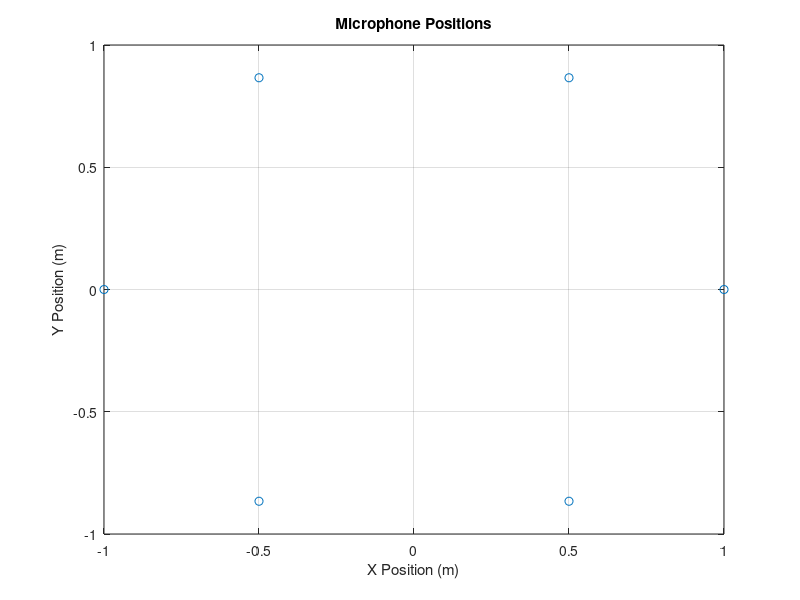

MATLAB code for this plot: (Note: this script raises an error after producing the figure.)
clc;
clear all;
close all;
%% Parameters for Circular Microphone Array
N = 6;                      % Number of microphones
radius = 1;                 % Radius of the circular array (in meters)
c = 343;                    % Speed of sound (m/s)
source_angle = pi/3;        % Source located at 60 degrees (pi/3 radians)
source_distance = 3;        % Distance of the source from array center (in meters)

% Microphone positions (circular array)
theta = linspace(0, 2*pi, N+1); % Angles for microphone positions (0 to 360 degrees)
theta(end) = [];                % Remove the last element to make it exactly N mics
mic_positions = [radius * cos(theta); radius * sin(theta)]; % Microphone coordinates (x, y)

% Display microphone positions
figure;
plot(mic_positions(1,:), mic_positions(2,:), 'o');
xlabel('X Position (m)');
ylabel('Y Position (m)');
title('Microphone Positions');
grid on;

%% Read MP3 Audio File
[audio_data, fs] = audioread('gshx.mp3'); % Replace 'gshx.mp3' with your MP3 file name

% Debug: Check if audio is loaded correctly
if isempty(audio_data)
    error('Audio data could not be loaded. Please check the file path and format.');
end
if isempty(fs)
    error('Sampling rate could not be determined. Please check the audio file.');
end

% Time vector for plotting
t = (0:length(audio_data)-1) / fs; % Time vector in seconds

%% Design Bandpass Filter
f_low = 500; % Lower cutoff frequency in Hz
f_high = 3000; % Upper cutoff frequency in Hz
filter_order = 4; % Filter order

% Design a Butterworth bandpass filter
[b, a] = butter(filter_order, [f_low f_high] / (fs / 2), 'bandpass'); 

% Apply Bandpass Filter to Audio Signal
filtered_audio = filter(b, a, audio_data);

%% Plot Original and Filtered Audio Signals in Time Domain
figure;
subplot(3, 1, 1); % Subplot for original time-domain signal
plot(t, audio_data);
xlabel('Time (seconds)');
ylabel('Amplitude');
title('Original MP3 Audio Signal in Time Domain');
grid on;

subplot(3, 1, 2); % Subplot for filtered time-domain signal
plot(t, filtered_audio);
xlabel('Time (seconds)');
ylabel('Amplitude');
title('Filtered MP3 Audio Signal in Time Domain');
grid on;

%% Fourier Transform of the Filtered Audio Signal
N = length(filtered_audio); % Number of samples
audio_fft = fft(filtered_audio); % Perform FFT on filtered audio
f = (0:N-1) * (fs / N); % Frequency vector up to Nyquist frequency
amplitude_spectrum = abs(audio_fft) / N; % Magnitude of FFT normalized by number of samples

% Plot Filtered Audio Signal in Frequency Domain
subplot(3, 1, 3); % Subplot for frequency-domain signal
plot(f, amplitude_spectrum);
xlabel('Frequency (Hz)');
ylabel('Amplitude');
title('Frequency Spectrum of Filtered Audio Signal');
xlim([0 fs/2]); % Limit x-axis to half the sampling rate (Nyquist limit)
grid on;

%% Simulate Source Position
source_position = [source_distance * cos(source_angle); source_distance * sin(source_angle)];

% Calculate the time delays for each microphone
distances = sqrt(sum((mic_positions - source_position).^2, 1));  % Distance from source to each mic
time_delays = distances / c;   % Time delays for each mic (in seconds)

% Simulate the signal received at each microphone (apply time delays)
received_signals = zeros(N, length(filtered_audio));
for i = 1:N
    delay_samples = round(time_delays(i) * fs);  % Convert time delay to number of samples
    received_signals(i, delay_samples+1:end) = filtered_audio(1:end-delay_samples);  % Delayed signal
end

%% Plot the received signals at each microphone
figure;
for i = 1:N
    subplot(N, 1, i);
    plot(t, received_signals(i, :));
    xlabel('Time (seconds)');
    ylabel('Amplitude');
    title(['Received Signal at Microphone ', num2str(i)]);
end

%% Calculate TDOA between microphone pairs using cross-correlation
tdoa = zeros(N, N);
for i = 1:N-1
    for j = i+1:N
        [corr_result, lags] = xcorr(received_signals(i, :), received_signals(j, :), 'coeff');
        [~, max_idx] = max(corr_result);         % Find maximum correlation point
        tdoa(i, j) = lags(max_idx) / fs;         % Time difference in seconds
    end
end

%% Display TDOA results
disp('TDOA (in seconds) between microphone pairs:');
disp(tdoa);

% Plot TDOA results
figure;
imagesc(tdoa);
colorbar;
title('TDOA Between Microphone Pairs');
xlabel('Microphone Index');
ylabel('Microphone Index');
